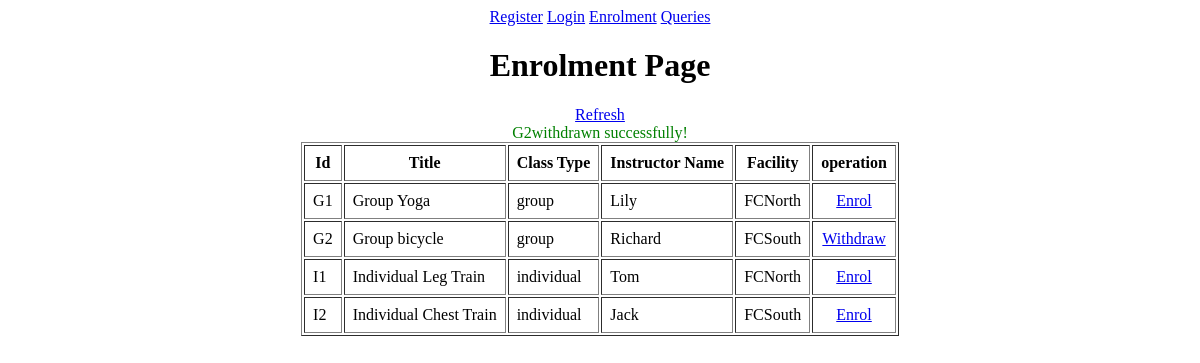
The app's page /enrolment.php?withdraw=G2 (signed in) with its own data.
### tables this page shows
create table classes (
	id char(5) primary key,
    title char(30) not null,
	class_type char(20) not null,
    instructor_id int not null,
    foreign key (instructor_id) references instructors(id)
);

create table instructors(
	id int auto_increment primary key,
    name char(30) not null,
    facility char(20) not null
);

### enrolment.php (the view, shortened to what this page needs)
<!DOCTYPE html>
<html lang="en">
<head>
</head>
<body>
    <div>
        <a href="register.php">Register</a>
        <a href="login.php">Login</a>
        <a href="enrolment.php">Enrolment</a>
        <a href="queries.php">Queries</a>
    </div>
    <h1>
        Enrolment Page
    </h1>
    <?php
        if(isset($_SESSION['id'])){
            echo '<a href="./enrolment.php">Refresh</a>';
            try {
                $sql = "select C.id, C.title, C.class_type, I.name, I.facility from classes C join instructors I on C.instructor_id = I.id";
                $get_enrolment_sql = 'select * from enrolment where member_id =' . $GLOBALS['user_id'] . ';';
                $result = $GLOBALS['my_connection']->query($sql);
                $enrol_result = $GLOBALS['my_connection']->query($get_enrolment_sql);
                if(isset($_GET['withdraw'])) {
                    $withdraw_class_id = $_GET['withdraw'];
                    try {
                        echo "<span class='green'>".$withdraw_class_id . "withdrawn successfully!</span>";
                    } catch (mysqli_sql_exception $e) {
                        echo 'Error: ' . $e->getMessage() . '!';
                    }
                }
                if(mysqli_num_rows($result) > 0) {
                    echo "<table border='1'>
                            <tr>
                                <th>Id</th>
                                <th>Title</th>
                                <th>Class Type</th>
                                <th>Instructor Name</th>
                                <th>Facility</th>
                                <th>operation</th>
                            </tr>";
                    while ($row = mysqli_fetch_assoc($result)){
                        $id = $row['id'];
                        $title = $row['title'];
                        $class_type = $row['class_type'];
                        $name = $row['name'];
                        $facility = $row['facility'];
                        $operation = "<a href='./enrolment.php?enrol=" . $id . "'>Enrol</a>";
                        if(mysqli_num_rows($enrol_result) > 0) {
                            foreach($enrol_result as $key => $enrol_row) {
                                if($enrol_row['class_id'] == $id) {
                                    $operation = "<a href='./enrolment.php?withdraw=" . $id . "'>Withdraw</a>";
                                    break;
                                }
                            }
                        }
                        echo "
                        <tr>
                            <td>$id</td>
                            <td>$title</td>
                            <td>$class_type</td>
                            <td>$name</td>
                            <td>$facility</td>
                            <td style='text-align: center'>$operation</td>
                        </tr>";
                    }
                    echo "</table>";
                }
            }  catch (mysqli_sql_exception $e) {
                echo 'Error: ' . $e->getMessage() . '!';
            }
        } else {
            echo 'please login first.' . '<a href="./login.php">Login</a>';
        }
    ?>
</body>
</html>

### enrolment.php (style rules this page uses)
body { display: flex; justify-content: center; align-items: center; flex-direction: column; }
td, th { padding: 8px; }
.green { color: green; }

### records on screen
classes: id "G1", title "Group Yoga", class_type "group", instructor.name "Lily", instructor.facility "FCNorth"
classes: id "G2", title "Group bicycle", class_type "group", instructor.name "Richard", instructor.facility "FCSouth"
classes: id "I1", title "Individual Leg Train", class_type "individual", instructor.name "Tom", instructor.facility "FCNorth"
classes: id "I2", title "Individual Chest Train", class_type "individual", instructor.name "Jack", instructor.facility "FCSouth"

### other values on screen
$withdraw_class_id "G2"
